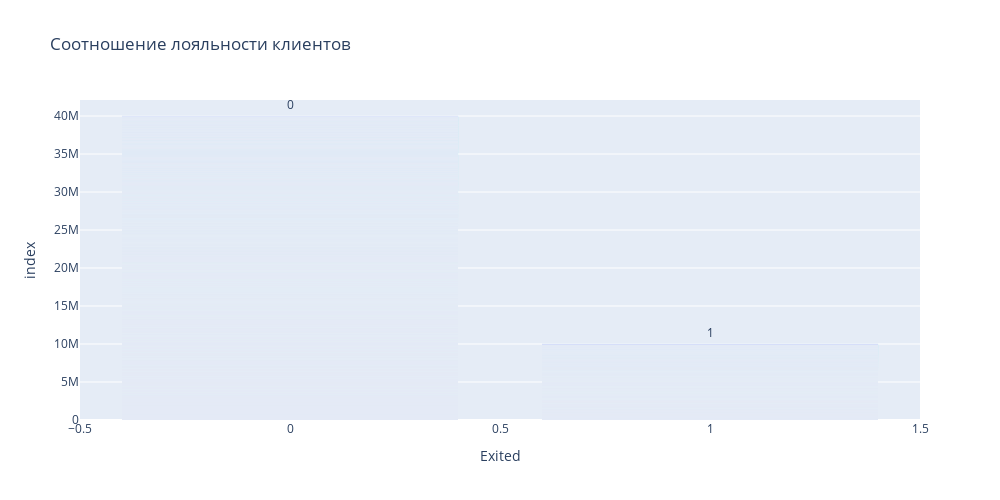

The notebook cell saved with this chart:
### Code cell
#Задание 9.1
fig = px.bar(
    churn_data, #датафрейм
    x="Exited", #ось x
    text = 'Exited', #текст на столбцах
    orientation='v', #ориентация графика
    height=500, #высота
    width=1000, #ширина
    title='Соотношение лояльности клиентов' #заголовок
)

#отображаем его
fig.show()

### Figure 1 — Plotly figure (JSON) as saved in the notebook; plotly's stock layout.template omitted (floating-point values rounded to 4 significant figures; data arrays with more than 128 entries replaced by an {"elided": "..."} marker saying what was removed)
{"data": [{"alignmentgroup": "True", "hovertemplate": "Exited=%{text}<br>index=%{y}<extra></extra>", "legendgroup": "", "marker": {"color": "#636efa", "pattern": {"shape": ""}}, "name": "", "offsetgroup": "", "orientation": "v", "showlegend": false, "text": {"elided": "10000 int values"}, "textposition": "auto", "type": "bar", "x": {"elided": "10000 int values"}, "xaxis": "x", "y": {"elided": "10000 int values"}, "yaxis": "y"}], "layout": {"barmode": "relative", "height": 500, "legend": {"tracegroupgap": 0}, "title": {"text": "Соотношение лояльности клиентов"}, "width": 1000, "xaxis": {"anchor": "y", "domain": [0, 1], "title": {"text": "Exited"}}, "yaxis": {"anchor": "x", "domain": [0, 1], "title": {"text": "index"}}}}
